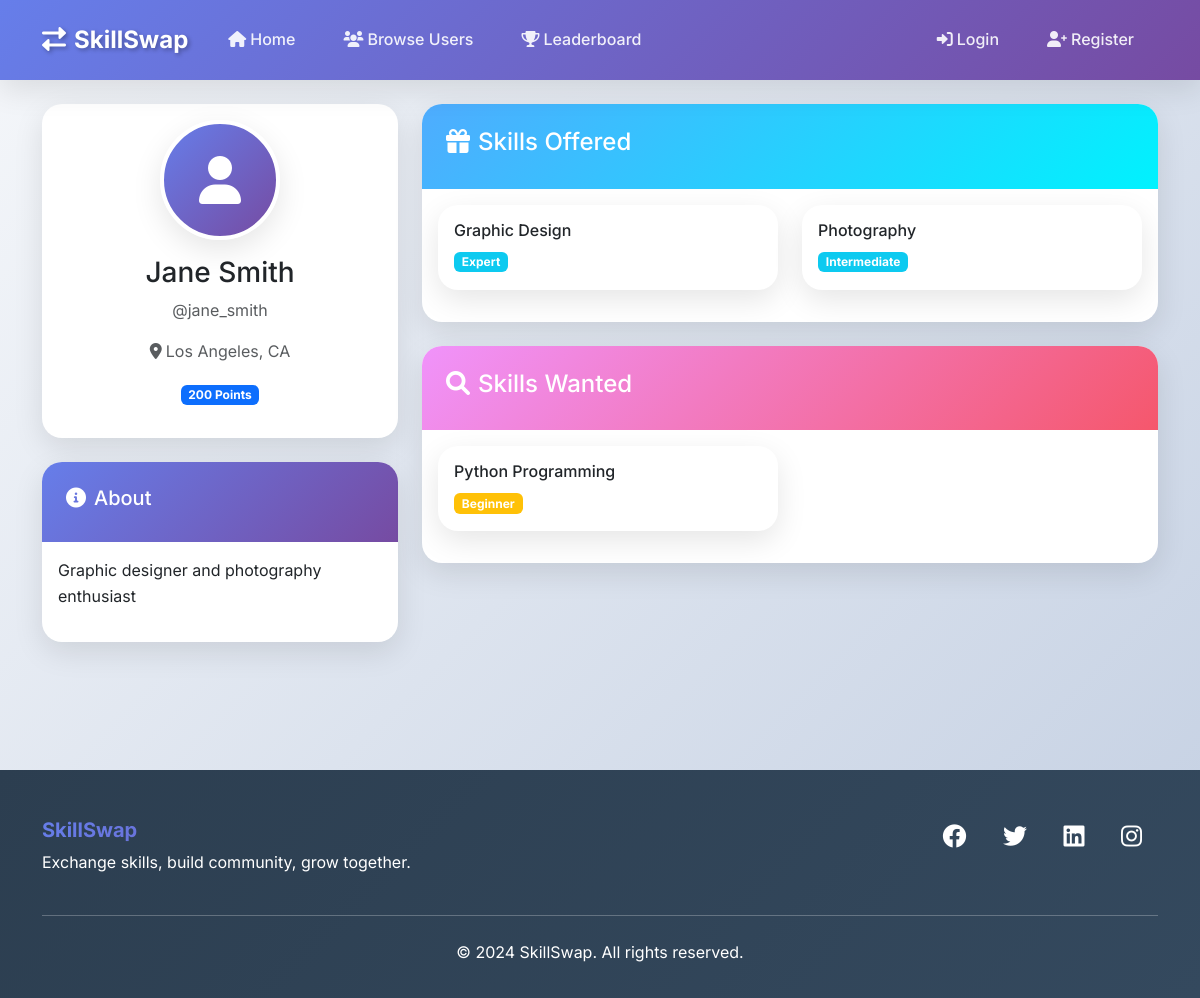
Screenshot of /user/jane_smith/ with the database file from the repository.
### core/models.py (models this page shows, shortened)
class UserProfile(models.Model):
    VISIBILITY_CHOICES = [
        ('public', 'Public'),
        ('private', 'Private'),
    ]
    AVAILABILITY_CHOICES = [
        ('weekdays', 'Weekdays'),
        ('weekends', 'Weekends'),
        ('evenings', 'Evenings'),
        ('flexible', 'Flexible'),
    ]
    user = models.OneToOneField(User, on_delete=models.CASCADE)
    location = models.CharField(max_length=100, blank=True, default='Earth') # Added default location
    profile_photo = models.ImageField(upload_to='profiles/', blank=True)
    bio = models.TextField(max_length=500, blank=True)
    availability = models.CharField(max_length=20, choices=AVAILABILITY_CHOICES, default='flexible')
    visibility = models.CharField(max_length=10, choices=VISIBILITY_CHOICES, default='public')
    points = models.IntegerField(default=0)
    is_verified = models.BooleanField(default=False)
    is_banned = models.BooleanField(default=False)
    created_at = models.DateTimeField(auto_now_add=True)
    updated_at = models.DateTimeField(auto_now=True)

class UserSkill(models.Model):
    SKILL_TYPE_CHOICES = [
        ('offered', 'Offered'),
        ('wanted', 'Wanted'),
    ]
    user = models.ForeignKey(User, on_delete=models.CASCADE)
    skill = models.ForeignKey(Skill, on_delete=models.CASCADE)
    skill_type = models.CharField(max_length=10, choices=SKILL_TYPE_CHOICES)
    level = models.CharField(max_length=15, choices=Skill.LEVEL_CHOICES, default='beginner')
    description = models.TextField(blank=True)
    created_at = models.DateTimeField(auto_now_add=True)
    class Meta:
        unique_together = ['user', 'skill', 'skill_type']

class Skill(models.Model):
    LEVEL_CHOICES = [
        ('beginner', 'Beginner'),
        ('intermediate', 'Intermediate'),
        ('expert', 'Expert'),
    ]
    name = models.CharField(max_length=100, unique=True)
    category = models.CharField(max_length=50)
    description = models.TextField(blank=True)
    is_approved = models.BooleanField(default=True)
    created_at = models.DateTimeField(auto_now_add=True)

### core/views.py (the view)
def user_profile(request, username):
    user = get_object_or_404(User, username=username)
    profile, created = UserProfile.objects.get_or_create(user=user)
    if profile.visibility == 'private' and request.user != user:
        messages.error(request, 'This profile is private.')
        return redirect('browse_users')
    offered_skills = UserSkill.objects.filter(user=user, skill_type='offered').select_related('skill')
    wanted_skills = UserSkill.objects.filter(user=user, skill_type='wanted').select_related('skill')
    ratings = Rating.objects.filter(rated_user=user).select_related('rater').order_by('-created_at')
    avg_rating = ratings.aggregate(Avg('rating'))['rating__avg']
    context = {
        'profile_user': user,
        'profile': profile,
        'offered_skills': offered_skills,
        'wanted_skills': wanted_skills,
        'ratings': ratings,
        'avg_rating': avg_rating,
    }
    return render(request, 'core/user_profile.html', context)

### core/context_processors.py (called while the page is built)
def unread_messages(request):
    if request.user.is_authenticated:
        unread_count = Message.objects.filter(receiver=request.user, is_read=False).count()
        return {'unread_messages_count': unread_count}
    return {'unread_messages_count': 0}

### templates/core/user_profile.html (shortened to what this page needs)
{% extends 'base.html' %}
{% block content %}
<div class="container py-4">
    <div class="row">
        <div class="col-md-4 mb-4">
            <div class="card">
                <div class="card-body text-center">
                    {% if profile.profile_photo %}
                        <img src="{{ profile.profile_photo.url }}" alt="{{ profile_user.username }}" class="profile-img mb-3" style="width: 120px; height: 120px;">
                    {% else %}
                        <div class="profile-img mb-3 d-flex align-items-center justify-content-center mx-auto" style="width: 120px; height: 120px; background: var(--primary-gradient);">
                            <i class="fas fa-user fa-3x text-white"></i>
                        </div>
                    {% endif %}
                    <h3>{{ profile_user.get_full_name|default:profile_user.username }}</h3>
                    <p class="text-muted">@{{ profile_user.username }}</p>
                    {% if profile.location %}
                        <p class="text-muted">
                            <i class="fas fa-map-marker-alt me-1"></i>{{ profile.location }}
                        </p>
                    {% endif %}
                    <div class="mb-3">
                        <span class="badge bg-primary">{{ profile.points }} Points</span>
                    </div>
                </div>
            </div>
            {% if profile.bio %}
                <div class="card mt-4">
                    <div class="card-header">
                        <h5><i class="fas fa-info-circle me-2"></i>About</h5>
                    </div>
                    <div class="card-body">
                        <p>{{ profile.bio }}</p>
                    </div>
                </div>
            {% endif %}
        </div>
        <div class="col-md-8">
            <div class="row">
                <div class="col-12 mb-4">
                    <div class="card">
                        <div class="card-header" style="background: var(--accent-gradient); color: white;">
                            <h4><i class="fas fa-gift me-2"></i>Skills Offered</h4>
                        </div>
                        <div class="card-body">
                            {% if offered_skills %}
                                <div class="row">
                                    {% for skill in offered_skills %}
                                        <div class="col-md-6 mb-3">
                                            <div class="card">
                                                <div class="card-body">
                                                    <h6>{{ skill.skill.name }}</h6>
                                                    <span class="badge bg-info">{{ skill.get_level_display }}</span>
                                                </div>
                                            </div>
                                        </div>
                                    {% endfor %}
                                </div>
                            {% else %}
                                <div class="text-center py-4">
                                    <i class="fas fa-gift fa-3x text-muted mb-3"></i>
                                    <h5>No skills offered</h5>
                                    <p class="text-muted">This user hasn't added any skills they can teach yet.</p>
                                </div>
                            {% endif %}
                        </div>
                    </div>
                </div>
                <div class="col-12 mb-4">
                    <div class="card">
                        <div class="card-header" style="background: var(--secondary-gradient); color: white;">
                            <h4><i class="fas fa-search me-2"></i>Skills Wanted</h4>
                        </div>
                        <div class="card-body">
                            {% if wanted_skills %}
                                <div class="row">
                                    {% for skill in wanted_skills %}
                                        <div class="col-md-6 mb-3">
                                            <div class="card">
                                                <div class="card-body">
                                                    <h6>{{ skill.skill.name }}</h6>
                                                    <span class="badge bg-warning">{{ skill.get_level_display }}</span>
                                                </div>
                                            </div>
                                        </div>
                                    {% endfor %}
                                </div>
                            {% else %}
                                <div class="text-center py-4">
                                    <i class="fas fa-search fa-3x text-muted mb-3"></i>
                                    <h5>No skills wanted</h5>
                                    <p class="text-muted">This user hasn't added any skills they want to learn yet.</p>
                                </div>
                            {% endif %}
                        </div>
                    </div>
                </div>
            </div>
        </div>
    </div>
</div>
{% endblock %}

### templates/base.html (style rules this page uses)
:root { --primary-gradient: linear-gradient(135deg, #667eea 0%, #764ba2 100%); --secondary-gradient: linear-gradient(135deg, #f093fb 0%, #f5576c 100%); --accent-gradient: linear-gradient(135deg, #4facfe 0%, #00f2fe 100%); --dark-gradient: linear-gradient(135deg, #2c3e50 0%, #34495e 100%); --light-bg: #f8f9fa; --card-shadow: 0 10px 30px rgba(0,0,0,0.1); --hover-shadow: 0 15px 40px rgba(0,0,0,0.15); }
* { margin: 0; padding: 0; box-sizing: border-box; }
body { font-family: 'Inter', sans-serif; background: linear-gradient(135deg, #f5f7fa 0%, #c3cfe2 100%); min-height: 100vh; line-height: 1.6; }
.card { border: none; border-radius: 20px; box-shadow: var(--card-shadow); transition: all 0.3s ease; overflow: hidden; background: white; }
.card-header { background: var(--primary-gradient); color: white; border: none; padding: 1.5rem; font-weight: 600; }
.profile-img { width: 80px; height: 80px; border-radius: 50%; object-fit: cover; border: 4px solid white; box-shadow: var(--card-shadow); }

### rows the page displays
UserProfile: location "Los Angeles, CA", points "200", bio "Graphic designer and photography enthusiast"
UserSkill: skill.name "Graphic Design", level "Expert"
UserSkill: skill.name "Photography", level "Intermediate"
UserSkill: skill.name "Python Programming", level "Beginner"

### other values shown
{{ profile_user.get_full_name|default:profile_user.username }} "Jane Smith"
{{ profile_user.username }} "jane_smith"
